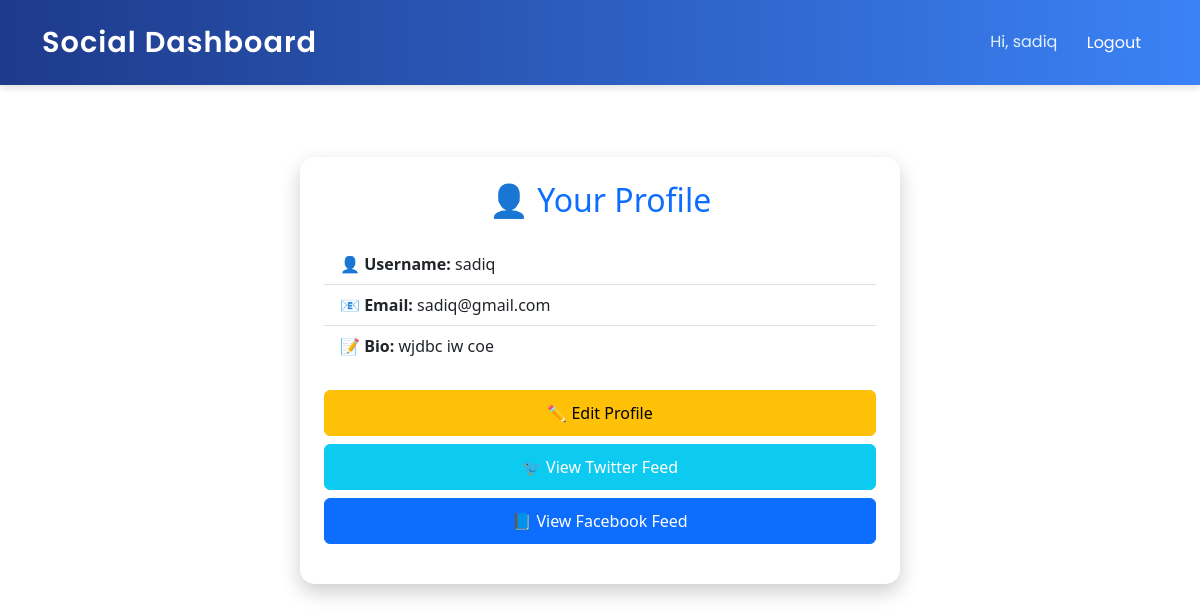
Before: /users/profile/ (signed in) with the older database file.
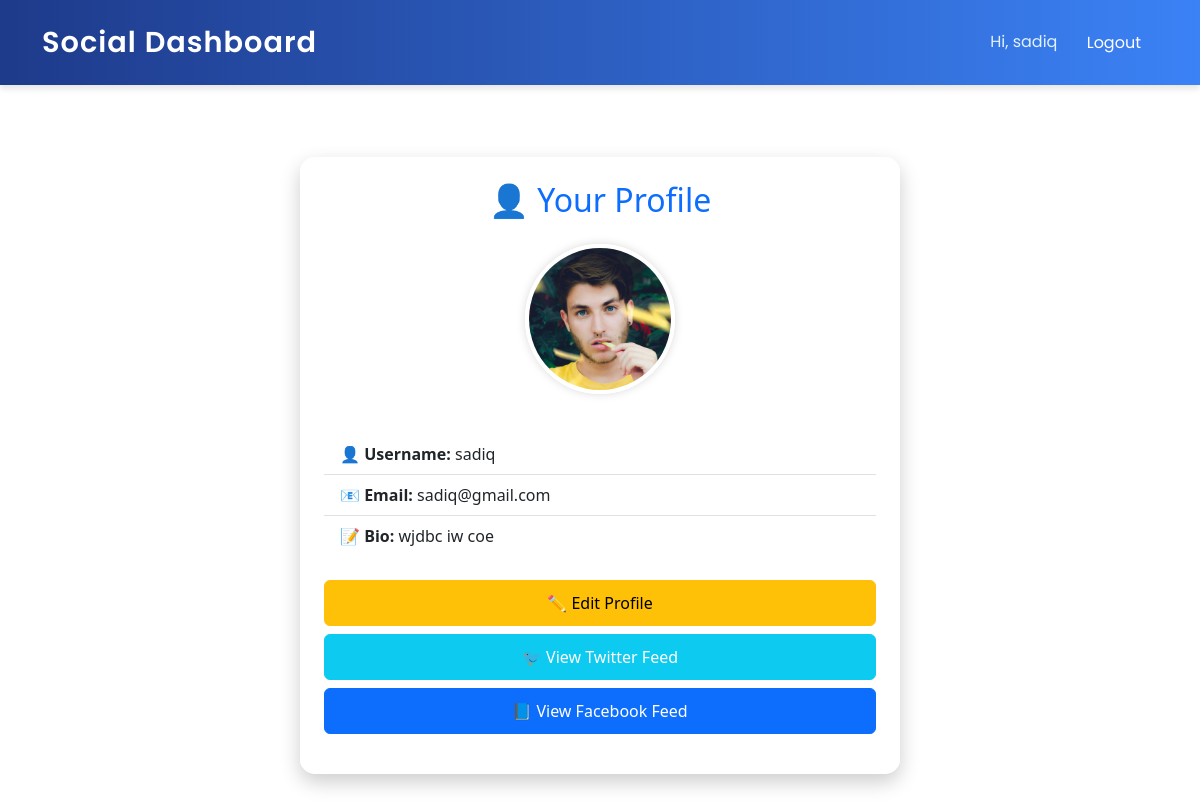
After: the same page with the newer database file.
### users/models.py (models this page shows, shortened)
class CustomUser(AbstractUser):
    bio = models.TextField(blank=True)
    profile_picture = models.ImageField(upload_to='profile_pics/', blank=True, null=True)
    twitter_username = models.CharField(max_length=255, blank=True, null=True)

### users/views.py (the view)
# urls.py: path('profile/', views.profile_view, name='profile'),
@login_required
def profile_view(request):
    return render(request, 'users/profile.html')

### users/templates/users/profile.html (shortened to what this page needs)
{% extends 'users/base.html' %}
{% load static %}
{% block content %}
<div class="container py-5 d-flex justify-content-center">
    <div class="profile-card p-4 text-center" style="max-width: 600px; width: 100%;">
        <h2 class="mb-4 text-primary">👤 Your Profile</h2>
        {% if user.profile_picture %}
            <img src="{{ user.profile_picture.url }}" alt="Profile Picture" class="profile-img mb-3">
        {% else %}
            <i class="bi bi-person-circle" style="font-size: 150px; color: #bbb;"></i>
        {% endif %}
        <ul class="list-group list-group-flush text-start my-4">
            <li class="list-group-item bg-transparent"><strong>👤 Username:</strong> {{ user.username }}</li>
            <li class="list-group-item bg-transparent"><strong>📧 Email:</strong> {{ user.email }}</li>
            <li class="list-group-item bg-transparent"><strong>📝 Bio:</strong> {{ user.bio|default:"No bio provided." }}</li>
        </ul>
        <div class="d-grid gap-2 mb-3">
            <a href="{% url 'users:edit_profile' %}" class="btn btn-warning btn-social">✏️ Edit Profile</a>
            <a href="{% url 'integrations:twitter_feed' %}" class="btn btn-info btn-social text-white">🐦 View Twitter Feed</a>
            <a href="{% url 'integrations:facebook_feed' %}" class="btn btn-primary btn-social">📘 View Facebook Feed</a>
        </div>
    </div>
</div>
{% endblock %}

### users/templates/users/base.html (shortened to what this page needs)
<!DOCTYPE html>
<html lang="en">
<head>
    <link href="https://cdn.jsdelivr.net/npm/bootstrap@5.3.0/dist/css/bootstrap.min.css" rel="stylesheet">
</head>
<body>
    <nav class="navbar navbar-expand-lg navbar-dark bg-dark mb-4">
        <div class="container">
            <a class="navbar-brand" href="{% url 'users:profile' %}">Social Dashboard</a>
            <div>
                {% if user.is_authenticated %}
                    <span class="text-white me-2">Hi, {{ user.username }}</span>
                    <form action="{% url 'users:logout' %}" method="post" style="display:inline;">
                         <button type="submit" class="btn btn-link">Logout</button>
                    </form>
                {% else %}
                    <a href="{% url 'users:login' %}" class="btn btn-outline-light btn-sm">Login</a>
                {% endif %}
            </div>
        </div>
    </nav>
    <div class="container">
        {% block content %}{% endblock %}
    </div>
</body>
</html>

### users/templates/users/base.html (style rules this page uses)
.navbar { background: linear-gradient(90deg, #1e3a8a, #3b82f6); box-shadow: 0 4px 6px rgba(0, 0, 0, 0.1); padding: 1rem 0; font-family: 'Poppins', sans-serif; }
.navbar-brand { font-size: 1.8rem; font-weight: 600; color: #ffffff !important; letter-spacing: 1px; transition: transform 0.3s ease, color 0.3s ease; }
.navbar .text-white { font-size: 1rem; font-weight: 400; color: #e0f2fe !important; }
.btn-link { color: #ffffff !important; text-decoration: none; font-weight: 400; padding: 0.5rem 1rem; border-radius: 5px; transition: background-color 0.3s ease, color 0.3s ease; }

### users/templates/users/profile.html (style rules this page uses)
body { background-image: url("https://img.freepik.com/premium-photo/two-square-badges-with-twitter-logo-new-x-logo-black-blue-gradient-background_284880-739.jpg?semt=ais_hybrid&w=740"); background-size: cover; background-position: center; background-attachment: fixed; }
.profile-card { background: rgba(255, 255, 255, 0.9); backdrop-filter: blur(10px); border-radius: 15px; box-shadow: 0 8px 20px rgba(0, 0, 0, 0.2); }
.profile-img { width: 150px; height: 150px; object-fit: cover; border-radius: 50%; border: 4px solid #fff; box-shadow: 0 0 10px rgba(0, 0, 0, 0.15); }
.btn-social { font-size: 1rem; padding: 10px 20px; }

Changed rows visible on the page:
changed CustomUser "sadiq": profile_picture: picture added
